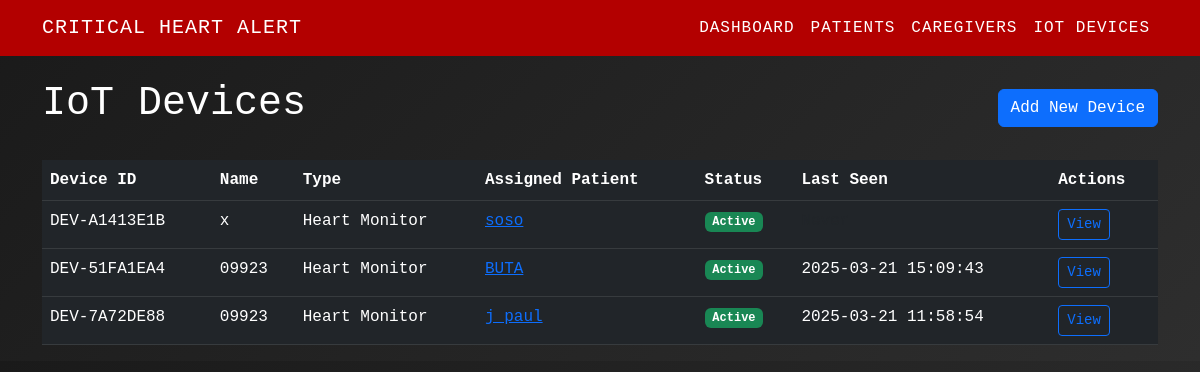
/devices, run on the app's committed database.
### tables this page shows
CREATE TABLE devices (
        device_id TEXT PRIMARY KEY,
        device_name TEXT NOT NULL,
        device_type TEXT NOT NULL,
        patient_id INTEGER,
        api_key TEXT NOT NULL,
        last_seen TEXT,
        status TEXT DEFAULT 'active',
        created_at TEXT NOT NULL,
        FOREIGN KEY (patient_id) REFERENCES patients (id)
    );

CREATE TABLE patients (
        id INTEGER PRIMARY KEY AUTOINCREMENT,
        name TEXT NOT NULL,
        age INTEGER NOT NULL,
        gender TEXT NOT NULL,
        medical_history TEXT,
        created_at TEXT NOT NULL
    );

### app.py (the view)
@app.route("/devices", methods=["GET"])
def list_devices():
    devices = get_all_devices()
    return render_template("devices.html", devices=devices)

### app.py (called while the page is built)
def get_all_devices():
    conn = sqlite3.connect(DB_PATH)
    conn.row_factory = sqlite3.Row
    cursor = conn.cursor()
    cursor.execute('''
    SELECT d.*, p.name as patient_name
    FROM devices d
    LEFT JOIN patients p ON d.patient_id = p.id
    ORDER BY d.created_at DESC
    ''')
    rows = cursor.fetchall()
    conn.close()
    result = []
    for row in rows:
        result.append(dict(row))
    return result

### templates/devices.html (shortened to what this page needs)
<!DOCTYPE html>
<html lang="en">
<head>
    <link href="https://cdn.jsdelivr.net/npm/bootstrap@5.3.0-alpha1/dist/css/bootstrap.min.css" rel="stylesheet">
</head>
<body>
    <nav class="navbar navbar-expand-lg">
        <div class="container">
            <a class="navbar-brand" href="/">Critical Heart Alert</a>
            <div class="collapse navbar-collapse" id="navbarNav">
                <ul class="navbar-nav ms-auto">
                    <li class="nav-item">
                        <a class="nav-link active" href="/">Dashboard</a>
                    </li>
                    <li class="nav-item">
                        <a class="nav-link" href="/patients">Patients</a>
                    </li>
                    <li class="nav-item">
                        <a class="nav-link" href="/caregivers">Caregivers</a>
                    </li>
                    <li class="nav-item">
                        <a class="nav-link" href="/devices">IoT Devices</a>
                    </li>
                </ul>
            </div>
        </div>
    </nav>
    <div class="container mt-4">
        <div class="d-flex justify-content-between align-items-center mb-4">
            <h1>IoT Devices</h1>
            <a href="/devices/add" class="btn btn-primary">Add New Device</a>
        </div>
        {% if devices %}
            <div class="table-responsive">
                <table class="table table-dark table-hover">
                    <thead>
                        <tr>
                            <th>Device ID</th>
                            <th>Name</th>
                            <th>Type</th>
                            <th>Assigned Patient</th>
                            <th>Status</th>
                            <th>Last Seen</th>
                            <th>Actions</th>
                        </tr>
                    </thead>
                    <tbody>
                        {% for device in devices %}
                            <tr>
                                <td>{{ device.device_id }}</td>
                                <td>{{ device.device_name }}</td>
                                <td>{{ device.device_type }}</td>
                                <td>
                                    {% if device.patient_id %}
                                        <a href="/patients/{{ device.patient_id }}">{{ device.patient_name }}</a>
                                    {% else %}
                                        <span class="text-muted">Not assigned</span>
                                    {% endif %}
                                </td>
                                <td>
                                    {% if device.status == 'active' %}
                                        <span class="badge bg-success">Active</span>
                                    {% elif device.status == 'inactive' %}
                                        <span class="badge bg-secondary">Inactive</span>
                                    {% else %}
                                        <span class="badge bg-warning text-dark">{{ device.status }}</span>
                                    {% endif %}
                                </td>
                                <td>
                                    {% if device.last_seen %}
                                        {{ device.last_seen }}
                                    {% else %}
                                        <span class="text-muted">Never</span>
                                    {% endif %}
                                </td>
                                <td>
                                    <a href="/devices/{{ device.device_id }}" class="btn btn-sm btn-outline-primary">View</a>
                                </td>
                            </tr>
                        {% endfor %}
                    </tbody>
                </table>
            </div>
        {% else %}
            <div class="alert alert-info">
                No IoT devices found. Add a new device to get started.
            </div>
        {% endif %}
    </div>
</body>
</html>

### templates/devices.html (style rules this page uses)
body { background: linear-gradient(135deg, #1a1a1a, #2e2e2e); color: #fff; font-family: 'Courier New', Courier, monospace; }
.navbar { background: #b30000 !important; }
.navbar-brand, .nav-link { color: #fff !important; text-transform: uppercase; letter-spacing: 1px; }

### data on the page
devices: device_id "DEV-A1413E1B", device_name "x", device_type "Heart Monitor", patient_name "soso", status "Active"
devices: device_id "DEV-51FA1EA4", device_name "09923", device_type "Heart Monitor", patient_name "BUTA", status "Active", last_seen "2025-03-21 15:09:43"
devices: device_id "DEV-7A72DE88", device_name "09923", device_type "Heart Monitor", patient_name "j paul", status "Active", last_seen "2025-03-21 11:58:54"
